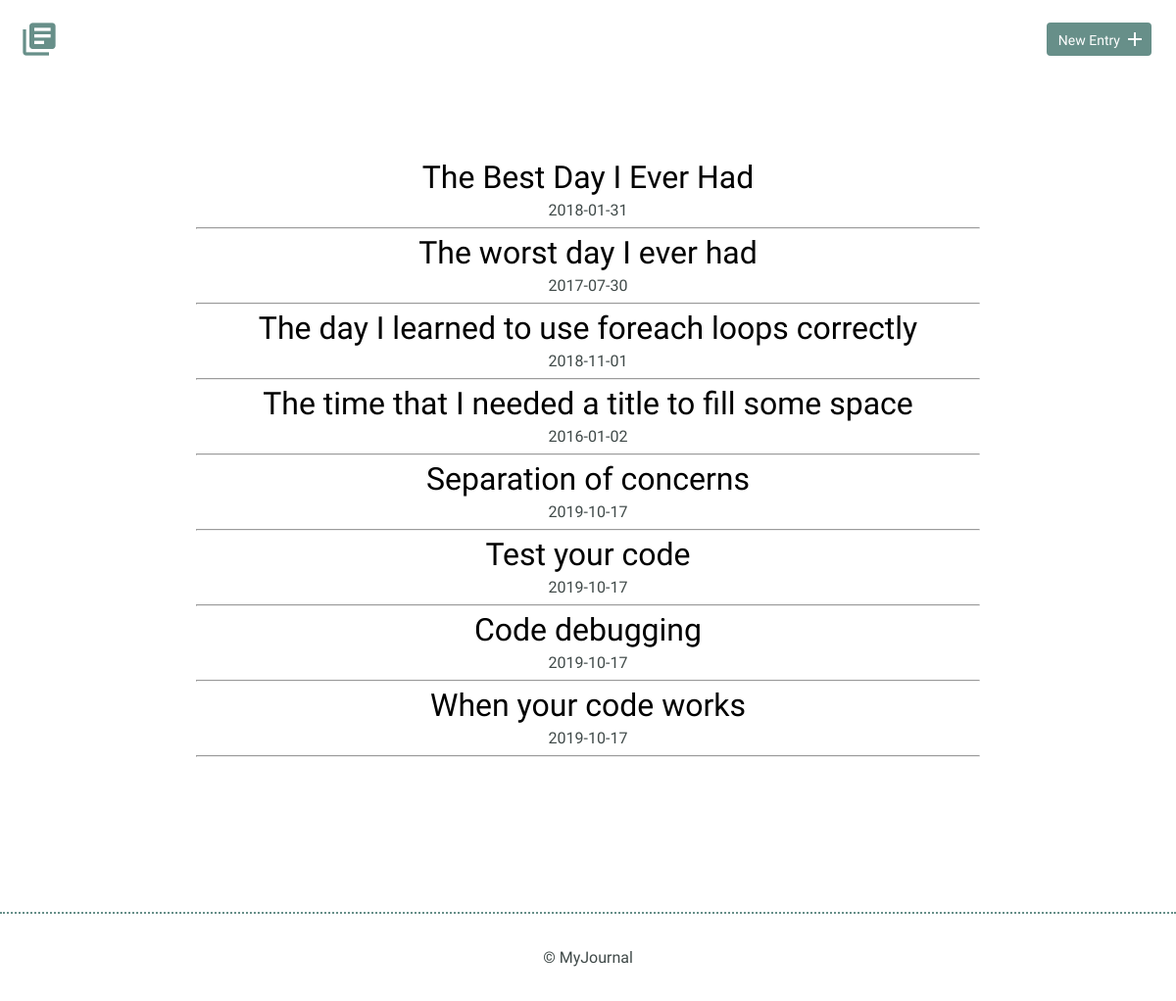
Before: / with the older database file.
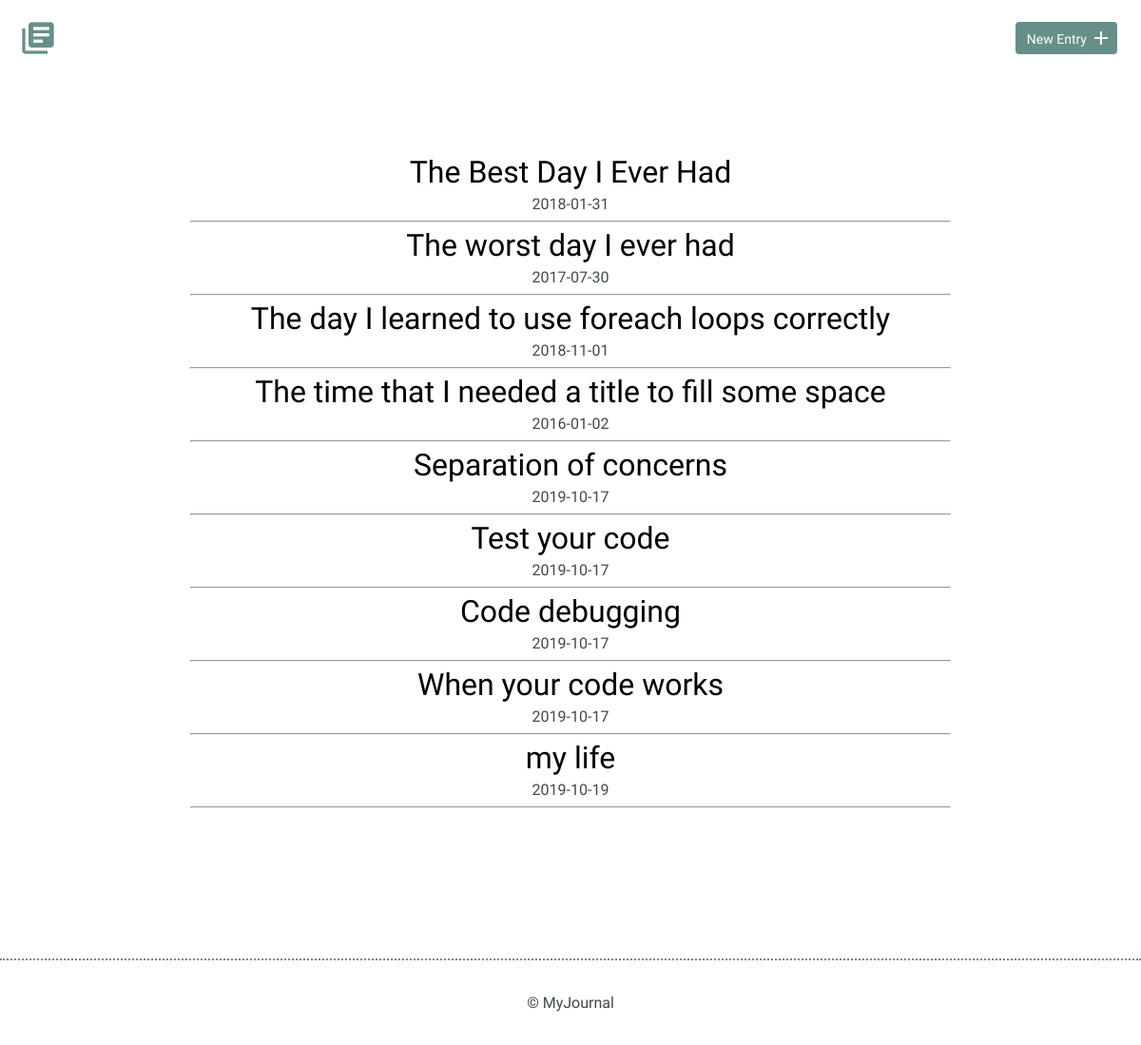
After: the same page with the newer database file.
### tables this page shows
CREATE TABLE "entries" (
	`id`	INTEGER,
	`title`	TEXT,
	`date`	TEXT,
	`time_spent`	INTEGER,
	`learned`	BLOB,
	`resources`	BLOB,
	PRIMARY KEY(`id`)
);

### inc/functions.php (the view, shortened to what this page needs)
<?php
function get_journal_entries() {
	include 'inc/dbconnection.php';
	try {
		$results = $db->query("SELECT * FROM entries");
	} catch (Exception $e) {
		echo $e->getMessage();
		return array();
	}
	return $results->fetchAll(PDO::FETCH_ASSOC);
}
function print_journal_entries() {
	foreach (get_journal_entries() as $entry) {
		echo "<h2><a href='detail.php?id=";
		echo $entry['id'] . " '> ";
		echo $entry['title'];
		echo "</a></h2>";
		echo "<time>";
		echo $entry['date'];
		echo "</time>";
		echo "<hr>";
	}
}

### inc/head.php (shortened to what this page needs)
<!DOCTYPE html>
<html>
<head>
	<link rel="stylesheet" href="css/normalize.css">
	<link rel="stylesheet" href="css/site.css">
</head>

### index.php
<?php
	include 'inc/head.php';
  include 'inc/functions.php';
?>
  <body>
        <header>
            <div class="container">
                <div class="site-header">
                    <a class="logo" href="index.php"><i class="material-icons">library_books</i></a>
                    <a class="button icon-right" href="new.php"><span>New Entry</span> <i class="material-icons">add</i></a>
                </div>
            </div>
        </header>
        <section>
            <div class="container">
                <div class="entry-list">
                    <article>
											<?php
												print_journal_entries();
											?>
                    </article>
                </div>
            </div>
        </section>
<?php include 'inc/footer.php';?>

### inc/footer.php
<footer>
            <div>
                &copy; MyJournal
            </div>
        </footer>
    </body>
</html>

### css/site.css (style rules this page uses)
body { font-size: 16px; color: #404a49; font-family: 'Cousine', serif; font-weight: 400; }
.container { margin: 0 auto; padding: 0 25px; }
header .site-header { margin: 0 auto; height: 95px; }
header .logo i { color: #678f89; margin: 20px 0 0 -5px; float: left; font-size: 40px; }
header .button { float: right; margin: 33px 0 0 0; }
footer { text-align: center; padding: 35px 0; border-top: 2px dotted #678f89; }
.button { padding: 8px 10px 6px 10px; background: #678f89; border: 2px solid #678f89; border-radius: 4px; text-decoration: none; color: #FFF; position: relative; text-align: center; font-size: 14px; }
.button.icon-right { padding-right: 30px; top: -10px; }
.button.icon-right i { position: absolute; top: 3px; right: 3px; }
h1, h2, h3 { margin: 0; font-weight: 400; line-height: 1em; color: #000; }
h2 { font-size: 32px; }
h2 a { text-decoration: none; color: #000; }
.entry-list, .edit-entry, .new-entry { max-width: 800px; margin: 0 auto; padding: 70px 0 150px 0; }
.entry-list article { margin-bottom: 70px; text-align: center; }
.entry-list article:last-child { margin-bottom: 0; }
.entry-list article h2 { margin-bottom: 8px; }

Changed rows visible on the page:
added entries: title "my life", date "2019-10-19"
